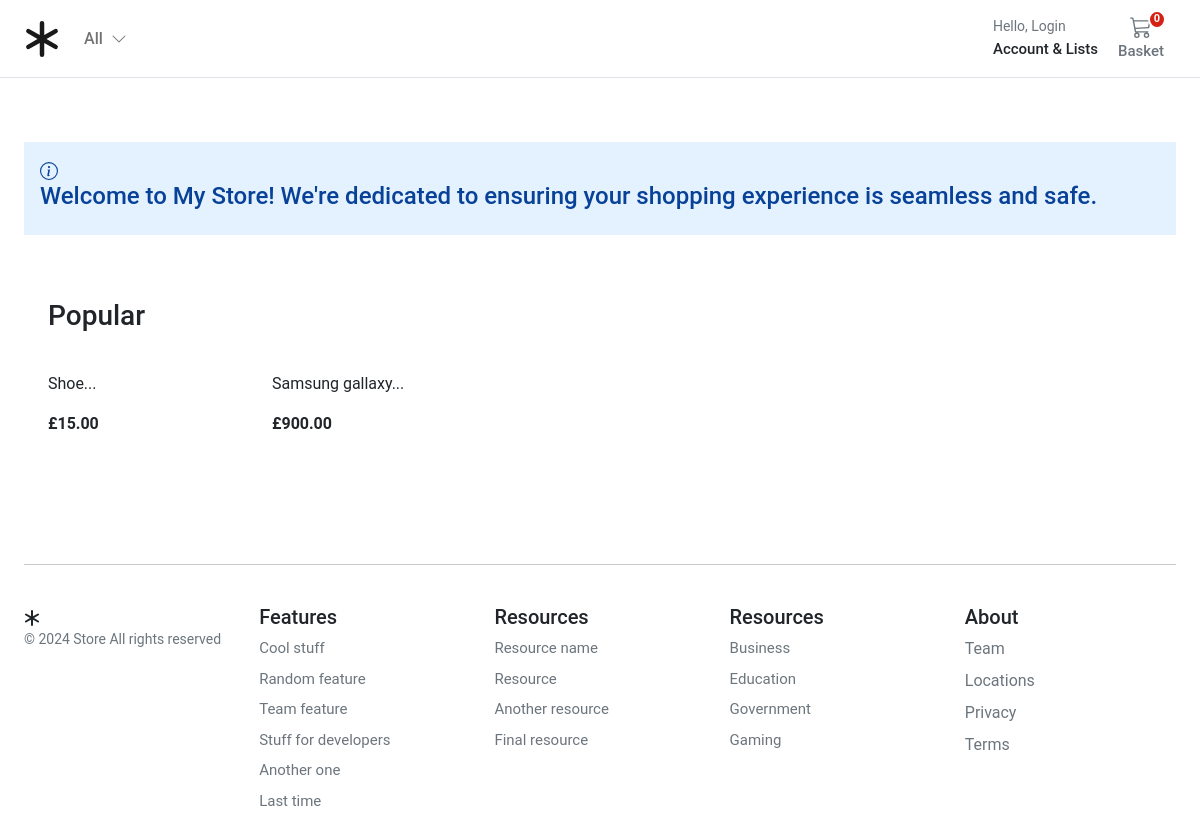
The page / on the database its author committed.
### store/models.py (models this page shows, shortened)
class Product(models.Model):
    product_type = models.ForeignKey(ProductType, on_delete=models.RESTRICT)
    category = models.ForeignKey(Category, on_delete=models.RESTRICT)
    title = models.CharField(
        verbose_name=_("title"),
        help_text=_("Required"),
        max_length=255,
    )
    description = models.TextField(verbose_name=_("description"), help_text=_("Not Required"), blank=True)
    slug = models.SlugField(max_length=255)
    regular_price = models.DecimalField(
        verbose_name=_("Regular price"),
        help_text=_("Maximum 999.99"),
        error_messages={
            "name": {
                "max_length": _("The price must be between 0 and 999.99."),
            },
        },
        max_digits=5,
        decimal_places=2,
    )
    discount_price = models.DecimalField(
        verbose_name=_("Discount price"),
        help_text=_("Maximum 999.99"),
        error_messages={
            "name": {
                "max_length": _("The price must be between 0 and 999.99."),
            },
        },
        max_digits=5,
        decimal_places=2,
    )
    is_active = models.BooleanField(
        verbose_name=_("Product visibility"),
        help_text=_("Change product visibility"),
        default=True,
    )
    created_at = models.DateTimeField(_("Created at"), auto_now_add=True, editable=False)
    updated_at = models.DateTimeField(_("Updated at"), auto_now=True)
    users_wishlist = models.ManyToManyField(settings.AUTH_USER_MODEL, related_name="user_wishlist", blank=True)
    class Meta:
        ordering = ("-created_at",)
        verbose_name = _("Product")
        verbose_name_plural = _("Products")
    def get_absolute_url(self):
        return reverse("store:product_detail", args=[self.slug])

### store/views.py (the view)
# urls.py: path('', views.product_all, name='store_home'),
def product_all(request):
    products = Product.objects.prefetch_related("product_image").filter(is_active=True)
    return render(request, "store/index.html", {"products": products})

### store/context_processors.py (called while the page is built)
def categories(request):
    return {"categories": Category.objects.filter(level=0)}

### store/models.py (called while the page is built)
    def get_absolute_url(self):
        return reverse("store:category_list", args=[self.slug])

### templates/store/index.html (shortened to what this page needs)
{% extends "base.html" %}
{% block content %}
<div class="container">
  <div class="alert alert-primary fw600 rounded-0 border-0 pb-3" role="alert">
<h4>Welcome to My Store! We're dedicated to ensuring your shopping experience is seamless and safe.</h4>
  </div>
  <div class="container">
    <div class="row">
      <div class="album py-5">
        <div class="pb-3">
          <h1 class="h3">Popular</h1>
        </div>
        {% if not products %}
        <div class="col-12">There are currently no products active</div>
        {% else %}
        <div class="row row-cols-1 row-cols-sm-2 row-cols-md-5 g-3">
          {% for product in products %}
          <div class="col">
            <div class="card border-0">
              <div class="card-body px-0">
                <p class="card-text">
                  <a class="text-dark text-decoration-none"
                    href="{{ product.get_absolute_url }}">{{ product.title|slice:":50" }}...</a>
                </p>
                <div class="fw-bold">£{{product.regular_price}}</div>
              </div>
            </div>
          </div>
          {% endfor %}
        </div>
        {% endif %}
      </div>
    </div>
  </div>
  {% endblock %}

### static/core/css/base.css (style rules this page uses)
@media (min-width: 1000px) { .container { max-width: 1000px; } }
@media (max-width: 1200px) { .container { max-width: 100%; padding:0 24px; } }
.alert-primary { background-color: #E4F1FF; }
html, body, p, div { letter-spacing: -0.02px; font-family: 'Roboto', sans-serif; }

### rows shown on the page
Product: title "Shoe", regular_price "15.00"
Product: title "Samsung gallaxy", regular_price "900.00"
